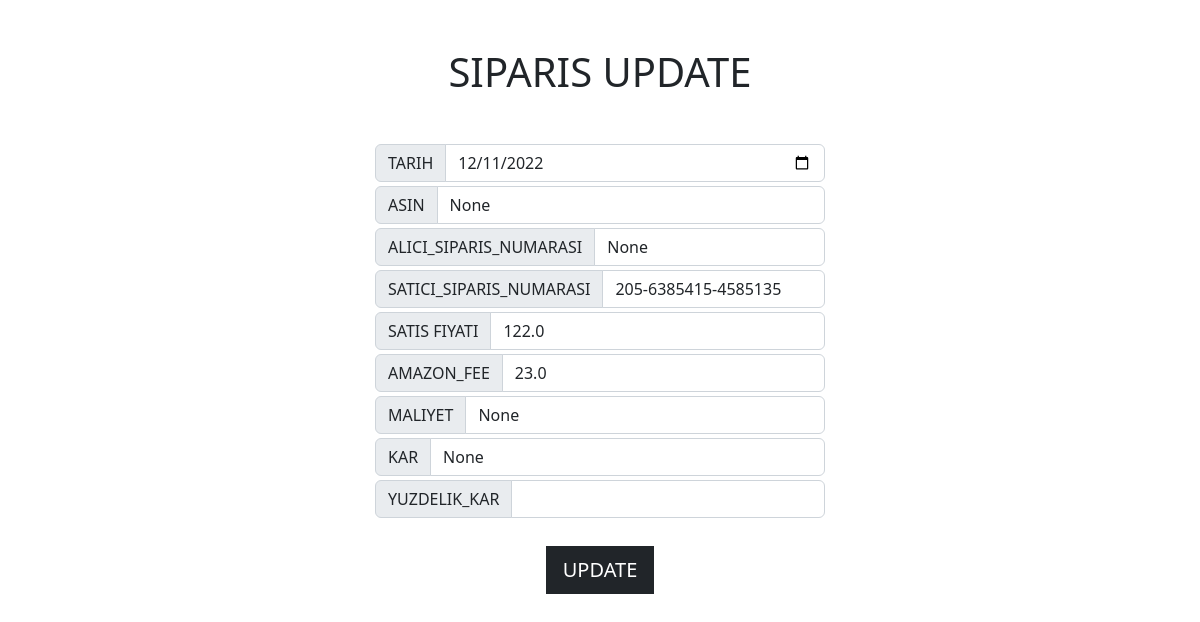
Page /muhasebe/2 on the committed database.
### main/models.py (models this page shows, shortened)
class Data(models.Model):
    uuid = models.UUIDField( unique=True, editable=False , null=True , blank = True)
    KULLANICI = models.ForeignKey(User , blank=True , null=True , on_delete = models.CASCADE)
    TARIH = models.DateField(null=True , blank=True)
    ASIN = models.CharField(max_length=100 , null=True ,  blank=True)
    ALICI_SIPARIS_NUMARASI = models.CharField(max_length=100 , null=True,  blank=True)
    SATICI_SIPARIS_NUMARASI = models.CharField(max_length=100,null=True, blank=True)
    SATIS_FIYATI = models.FloatField(blank=True , null=True)
    AMAZON_FEE = models.FloatField(blank=True ,null=True)
    MALIYET = models.FloatField(blank=True , null=True)
    DEPO_MALIYET = models.FloatField(blank=True , null=True)
    KAR = models.FloatField(blank=True , null=True)
    YUZDELIK_KAR = models.FloatField(blank=True , null=True)

### main/views.py (the view)
# urls.py: path("muhasebe/<int:id>" , muhasebe_update),
def muhasebe_update(request , id):
    siparis = Data.objects.get(id=id)
    '''
    TODO
    FORM UPDATE VIEWS
    '''
    data = {
        'siparis' : siparis
    }
    return render(request , 'muhasebe_update.html' , data)

### main/templates/muhasebe_update.html (shortened to what this page needs)
<!DOCTYPE html>
<html lang="en">
<head>
    <link href="https://cdn.jsdelivr.net/npm/bootstrap@5.2.3/dist/css/bootstrap.min.css" rel="stylesheet">
</head>
<body>
    <h1 class="my-5 text-center">SIPARIS UPDATE</h1>
    <form class='w-75 mx-auto 'action="" method="post">{%csrf_token%}
        <div class="input-group w-50 mx-auto my-1">
            <span class="input-group-text">TARIH</span>
            <input type="date" id="DATE" value="{{ siparis.TARIH|date:'Y-m-d'}}" class="form-control">
          </div>
        <div class="input-group w-50 mx-auto my-1">
            <span class="input-group-text">ASIN</span>
            <input type="text" id="ASIN" value="{{siparis.ASIN}}" class="form-control">
          </div>
        <div class="input-group w-50 mx-auto my-1">
            <span class="input-group-text">ALICI_SIPARIS_NUMARASI</span>
            <input type="text" id="ALICI_SP" value="{{siparis.ALICI_SIPARIS_NUMARASI}}" class="form-control">
          </div>
        <div class="input-group w-50 mx-auto my-1">
            <span class="input-group-text">SATICI_SIPARIS_NUMARASI</span>
            <input type="text" id="SATICI_SP" value="{{siparis.SATICI_SIPARIS_NUMARASI}}" class="form-control">
          </div>
        <div class="input-group w-50 mx-auto my-1">
            <span class="input-group-text">SATIS FIYATI</span>
            <input type="text" id="SATIS_FIYATI" value="{{siparis.SATIS_FIYATI}}" class="form-control">
          </div>
        <div class="input-group w-50 mx-auto my-1">
            <span class="input-group-text">AMAZON_FEE</span>
            <input type="text" id="AMAZON_FEE" value="{{siparis.AMAZON_FEE}}" class="form-control">
          </div>
        <div class="input-group w-50 mx-auto my-1">
            <span class="input-group-text">MALIYET</span>
            <input type="text" id="MALIYET" value="{{siparis.MALIYET}}" class="form-control">
          </div>
        <div class="input-group w-50 mx-auto my-1">
            <span class="input-group-text">KAR</span>
            <input type="text" id="KAR" value="{{siparis.KAR}}" class="form-control">
          </div>
        <div class="input-group w-50 mx-auto my-1">
            <span class="input-group-text">YUZDELIK_KAR</span>
            <input type="text" value="{{siparis.YUZDELIK}}" class="form-control" readonly>
          </div>
          <center><button type="submit" class="btn btn-lg btn-dark rounded-0 my-4">UPDATE</button></center>
    </form>
</body>
</html>

### rows in the picture
Data: TARIH "12/11/2022", ASIN "None", ALICI_SIPARIS_NUMARASI "None", SATICI_SIPARIS_NUMARASI "205-6385415-4585135", SATIS_FIYATI "122.0", AMAZON_FEE "23.0", MALIYET "None", KAR "None"
